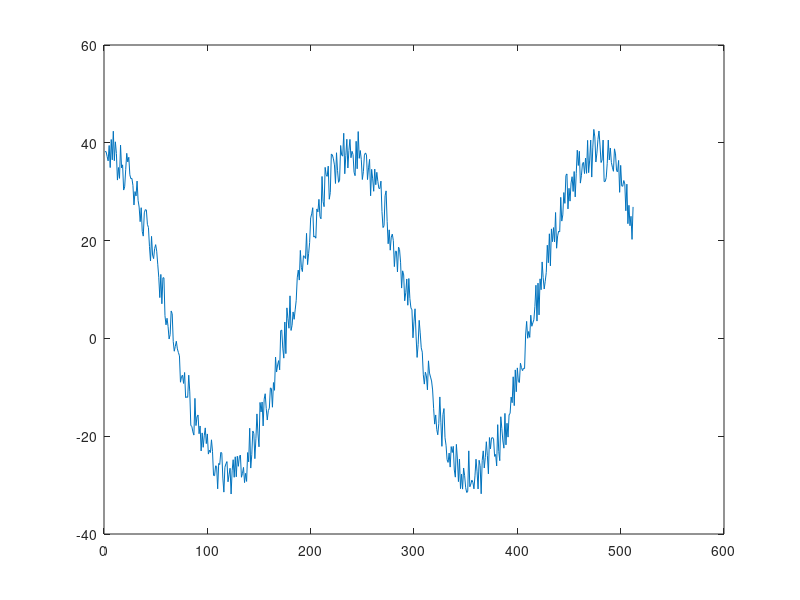

Write the MATLAB code that produced this figure. (Note: this script raises an error after producing the figure.)
function peakFinderTest()
sine = @(x, a, b, c)( a*sin(c.*(x-b)));


x = 1:512;

going2 = true;


    f = figure;
    a = axes;
    
while going2
    a = 20+rand*20;
    b = rand*512;
    c = 1/(20 + rand*20);
    y = sine(1:512, a, b, c) + 10*rand([1, 512]);
    
    hold off
    plot(x, y);
    hold on
    
    y = sine(1:512, a, b, abs(meanfreq(y)/pi));
            
    plot(x, y);
    
    pause(1);
end
end



    function [x, y] = myMean(data, X, Y)
        % Note that this will yield an error if data is all zero. This is purposeful.
        % New Method
        dim = size(data);
        
        data = data ~= 0;
    
        data = imdilate(data, strel('diamond', 2));

        [labels, ~] = bwlabel(data, 8);
        measurements = regionprops(labels, 'Area', 'Centroid');
        areas = [measurements.Area];
        [~, indexes] = sort(areas, 'descend');

        centroid = measurements(indexes(1)).Centroid;
        
        if sum(dim == 1) == 1
            x = linInterp(1, X(1), dim(1), X(dim(1)), max(centroid));
            y = 0;
        else
            x = linInterp(1, X(1), dim(2), X(dim(2)), centroid(1));
            y = linInterp(1, Y(1), dim(1), Y(dim(1)), centroid(2));
        end
    
        % Old Method
        % Calculates the centroid.
%         total = sum(sum(data));
%         dim = size(data);
%         x = sum(data*((X((length(X)-dim(2)+1):end))'))/total;
%         y = sum((Y((length(Y)-dim(1)+1):end))*data)/total;
    end
    function [x, y] = myMeanAdvanced(final, X, Y)
        m = min(min(final)); M = max(max(final));
        if m ~= M
            data = (final - m)/(M - m);

%             try
%                 [mx, my] = myMean(data.*(data == 1), X, Y);
% 
%     %             data = data*
% 
%                 dim = size(data);
%     %             factor = zeros(dim(1));
% 
%                 for x1 = 1:dim(1)
%                     for y1 = 1:dim(1)
%                         data(y1, x1) = data(y1, x1)/(1 + (X(x1) - mx)^2 + (Y(y1) - my)^2);
%                     end
%                 end
%                 
%                 m = min(min(data)); M = max(max(data));
% 
%                 if m ~= M
%                     data = (data - m)/(M - m);
%                 end
%             
%             catch err
%                 display(['Attenuation failed: ' err.message]);
%             end

            list = .5:.05:.95;

            X0 = []; % zeros(1, length(list));
            Y0 = []; % zeros(1, length(list));

%             i = 1;

            for threshold = list
                try
                    [a, b] = myMean(data.*(data > threshold), X, Y);
                    
                    X0 = [X0 a];
                    Y0 = [Y0 b];
                    
%                     i = i+1;
                catch err
                    display(err.message);
                end
            end
            
            if isempty(X0) || isempty(Y0)
                try
                    [x, y] = myMean(data.*(data == 1), X, Y);
                catch err
                    display(err.message);
                    
                    x = mean(X);
                    y = mean(Y);
                end
            else
                dim = size(data);
                if sum(dim == 1) == 1
                    while std(X0) > abs(X(1) - X(2))
                        D = ((X0 - mean(X0)).^2);

                        [~, idx] = max(D);

                        X0(idx) = [];

%                         display('      outlier removed');
                    end
                else
                    while std(X0) > abs(X(1) - X(2)) || std(Y0) > abs(Y(1) - Y(2))
                        D = ((X0 - mean(X0)).^2) + ((Y0 - mean(Y0)).^2);

                        [~, idx] = max(D);

                        X0(idx) = [];
                        Y0(idx) = [];

                        display('      outlier removed');
                    end
                end

                x = mean(X0);
                y = mean(Y0);
            end
        else
            x = mean(X);
            y = mean(Y);
        end
    end
    function y = linInterp(x1, y1, x2, y2, x)    % Perhaps make it a spline in the future...
        if x1 < x2
            y = ((y2 - y1)/(x2 - x1))*(x - x1) + y1;
        elseif x1 > x2
            y = ((y1 - y2)/(x1 - x2))*(x - x2) + y2;
        else
            y = (y1 + y2)/2;
        end
    end
